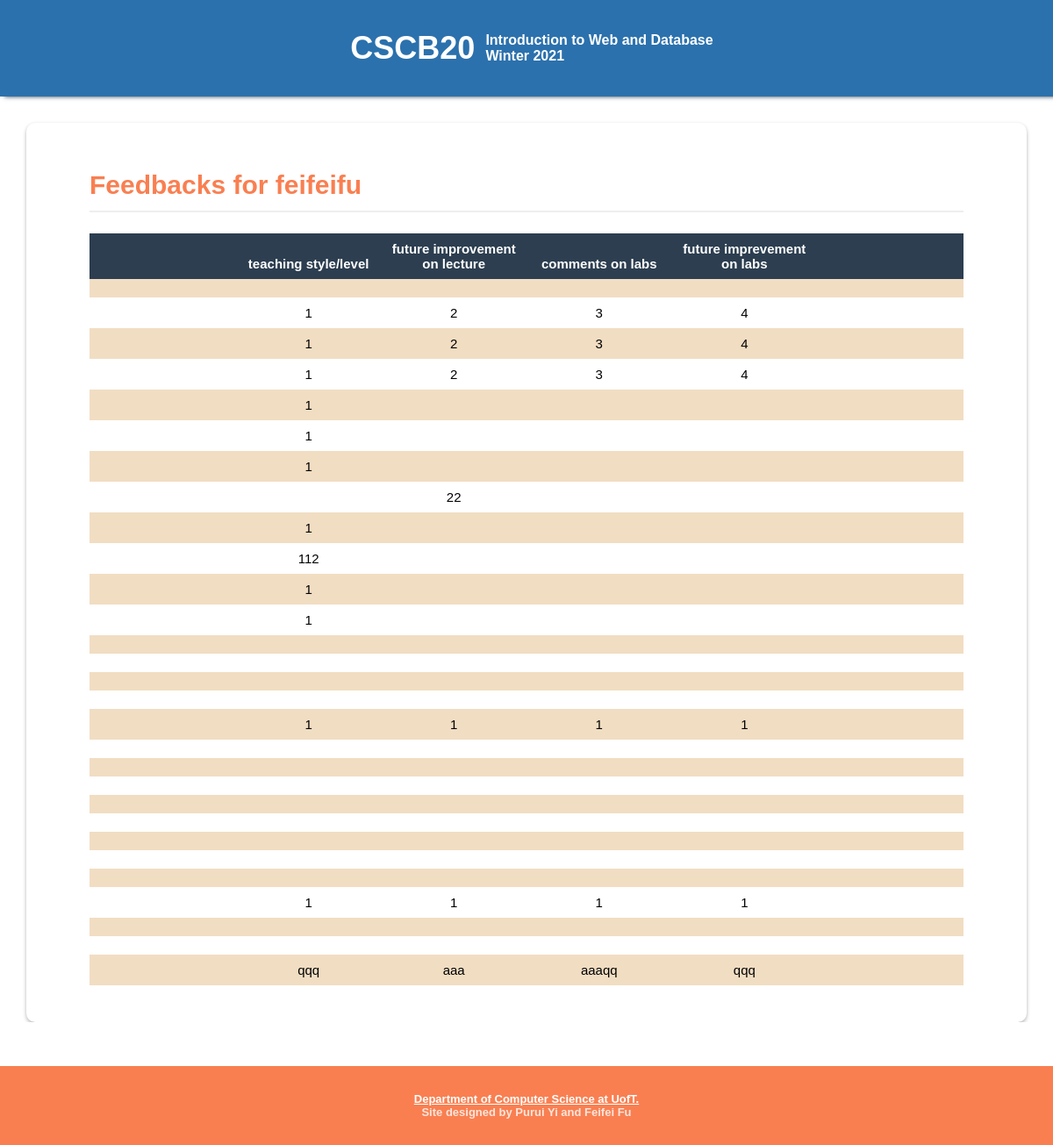
The page /feedbacks (signed in) on the database its author committed.
### tables this page shows
CREATE TABLE "Feedback" (
	"instructor"	TEXT,
	"answer1"	TEXT,
	"answer2"	TEXT,
	"answer3"	TEXT,
	"answer4"	INTEGER
);

### app.py (the view)
@app.route('/feedbacks')
def feedbacks():
    if 'username' not in session:
        return redirect('/login')
    if not session['type']:
        return redirect('/')
    db = get_db()
    db.row_factory = make_dicts
    feedbacks = query_db('SELECT * FROM Feedback WHERE instructor=?', [session['username']])
    db.close()
    return render_template('feedbacks.html', feedbacks=feedbacks, username = session['username'])

### app.py (called while the page is built)
def get_db():
    db = getattr(g, '_database', None)
    if db is None:
        db = g._database = sqlite3.connect(DATABASE)
    return db

def query_db(query, args=(), one = False):
    cur = get_db().execute(query, args)
    rv = cur.fetchall()
    cur.close()
    return (rv[0] if rv else None) if one else rv

def make_dicts(cursor, row):
    return dict((cursor.description[idx][0], value)
                for idx, value in enumerate(row))

@app.teardown_appcontext
def close_connection(exception):
    db = getattr(g, '_database', None)
    if db is not None:
        db.close()

### templates/feedbacks.html (shortened to what this page needs)
{% extends "base.html" %}
{% block content %}
    <section class="section">
      <h2>Feedbacks for {{ username }}</h2>
        <div class="info table-info">
            <div class="heading">
              <div class="cell-title"><p>teaching style/level</p></div>
              <div class="cell-title"><p>future improvement on lecture</p></div>
              <div class="cell-title"><p>comments on labs</p></div>
              <div class="cell-title"><p>future imprevement on labs</p></div>
            </div>
            {% for feedback in feedbacks %}
            <div class="row">
              <div class="cell"><p>{{ feedback.answer1 }} </p></div>
              <div class="cell"><p>{{ feedback.answer2 }}</p></div>
              <div class="cell"><p>{{ feedback.answer3 }}</p></div>
              <div class="cell"><p>{{ feedback.answer4 }}</p></div>
            </div>
            {% endfor %}
          </div>
    </section>
{% endblock %}

### static/style/base.css (style rules this page uses)
:root { --nav-content-width: 100px; --nav-content-height: 60px; --background-nav-color: #2B71AD; --blue1: #295e94; --orange1:#F76E11; --orange2:#FF9F45; --orange3:#FFBC80; --pink1:#FC4F4F; --green:green; }
html { height:100%; }
* { font-family: 'Source Sans Pro', sans-serif; margin: 0; padding: 0; }
body { height:100%; display:flex; flex-direction: column; }
.section { box-shadow: 0 2px 4px rgba(0, 0, 0, 0.3); padding: 30px 5%; background-color: #FFF; margin: 30px 30px; margin-bottom: 0; border-radius: 10px; }
.section h2 { margin: 12px; padding: 12px 0; border-bottom: 2px solid #EEE; font-size: 30px; font-weight: bold; color: #f97f51; }
.section .info { padding: 12px; font-size: 15px; }
.heading { background-color: #2c3e50; justify-content: center; text-align: center; }
.heading .cell-title { display:inline-block; width:15%; }
.row { justify-content: center; text-align: center; }
.row:nth-child(2n) { background: #f1ddc2; }
.cell-title { padding: 9px 6px; font-weight: bold; font-size: 15px; color: #FFF; justify-content: center; text-align: center; }
.cell { display: inline-block; width:15%; top:0px; padding: 9px 6px; justify-content: center; text-align: center; }
.cell p { display:flex; justify-content: center; text-align: center; word-wrap:break-word; word-break:break-all; }

### rows shown on the page
Feedback: answer1 "1", answer2 "2", answer3 "3", answer4 "4"
Feedback: answer1 "1", answer2 "2", answer3 "3", answer4 "4"
Feedback: answer1 "1", answer2 "2", answer3 "3", answer4 "4"
Feedback: answer1 "1"
Feedback: answer1 "1"
Feedback: answer1 "1"
Feedback: answer2 "22"
Feedback: answer1 "1"
Feedback: answer1 "112"
Feedback: answer1 "1"
Feedback: answer1 "1"
Feedback: answer1 "1", answer2 "1", answer3 "1", answer4 "1"
Feedback: answer1 "1", answer2 "1", answer3 "1", answer4 "1"
Feedback: answer1 "qqq", answer2 "aaa", answer3 "aaaqq", answer4 "qqq"

### other values the page prints
{{ username }} "feifeifu"
